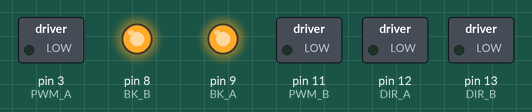
Bench run of a sketch on a simulated Arduino Uno, built with avr-gcc and run on an emulated ATmega328P. On the bench: switched loads named in the sketch (green lamp = pin HIGH), output pins drawn as LEDs (lit = HIGH).

Above: at 0.1 s.
At 5.1 s:
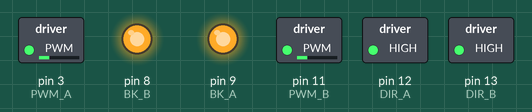
At 9.1 s:
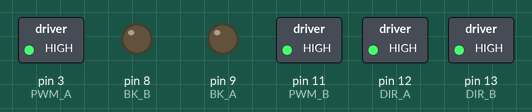
At 14.1 s:
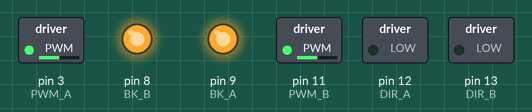
At 20.1 s:
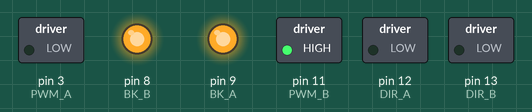
At 36.1 s:
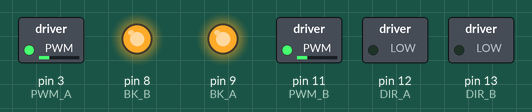
Timing chart, 0 to 40.0 s (numbered marks = the images above):
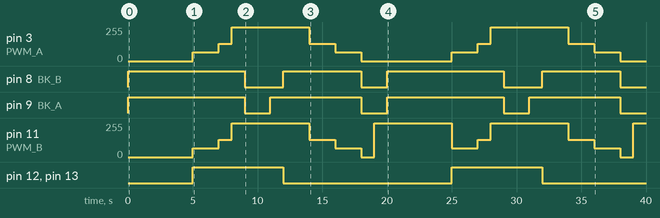

Measured:
- by itself, pin 8 (BK_B): LOW → HIGH at 0.00 s, → LOW 9.0 s later, → HIGH 3.0 s later, → LOW 6.0 s later, … (8 changes in this stretch)
- by itself, pin 9 (BK_A): LOW → HIGH at 0.00 s, → LOW 9.0 s later, → HIGH 2.0 s later, → LOW 7.0 s later, … (8 changes in this stretch)
- by itself, pin 12 (DIR_A), pin 13 (DIR_B): alternates HIGH for 7.0 s and LOW for 13.0 s
- by itself, pin 3 (PWM_A): 0/255 → 64/255 at 5.0 s, → 128/255 2.0 s later, → 255/255 1.0 s later, → 128/255 6.0 s later, … (12 changes in this stretch)
- by itself, pin 11 (PWM_B): 0/255 → 64/255 at 5.0 s, → 128/255 2.0 s later, → 255/255 1.0 s later, → 128/255 6.0 s later, … (14 changes in this stretch)

The sketch:

robot.ino
```cpp
int PWM_A = 3;
int DIR_A = 12;
int PWM_B = 11;
int DIR_B = 13;
int BK_A = 9;
int BK_B = 8;

void setup() {
  // Configure the A output
  pinMode (PWM_A, OUTPUT);  // Brake pin on channel A
  pinMode (DIR_A, OUTPUT);    // Direction pin on channel A
  pinMode (PWM_B, OUTPUT);  // Brake pin on channel B
  pinMode (DIR_B, OUTPUT);    // Direction pin on channel B
  pinMode (BK_A, OUTPUT);  // Brake pin on channel B
  pinMode (BK_B, OUTPUT);
}

void loop() {

// Set the outputs to run the motor forward
  digitalWrite (BK_A, HIGH);
  digitalWrite (BK_B, HIGH);

  delay (5000);

  digitalWrite (DIR_A, HIGH);   // setting direction to HIGH the motor will spin forward
  analogWrite (PWM_A, 64);     // Set the speed of the motor, 255 is the maximum value


  digitalWrite (DIR_B, HIGH);   // setting direction to HIGH the motor will spin forward
  analogWrite (PWM_B, 64);     // Set the speed of the motor, 255 is the maximum value
  delay (2000);

// SUBIR VELOCIDAD

  analogWrite (PWM_A, 128 );     // Set the speed of the motor to 0
  analogWrite (PWM_B, 128);     // Set the speed of the motor to 0
  delay (1000);

  analogWrite (PWM_A, 255);     // Set the speed of the motor to 0
  analogWrite (PWM_B, 255);     // Set the speed of the motor to 0
  delay (1000);

  digitalWrite (BK_A, LOW);
  digitalWrite (BK_B, LOW);
  delay(2000);

  //GIRAR HACIA B

  digitalWrite (BK_A, HIGH);
  analogWrite (PWM_A, 64);
    analogWrite (PWM_A, 128);
      analogWrite (PWM_A, 255);

  //PARAR

   digitalWrite (BK_B, LOW);
    delay(1000);

  digitalWrite (BK_A, HIGH);
  digitalWrite (BK_B, HIGH);

// Set the outputs to run the motor backward

  digitalWrite (DIR_A, LOW);    // now change the direction to backward setting LOW the DIR_A pin
  digitalWrite (DIR_B, LOW);    // now change the direction to backward setting LOW the DIR_A pin

  // now change the direction to backward setting LOW the DIR_A pin

  //BAJAR VELOCIDAD MARCHA ATRAS

  analogWrite (PWM_A, 255);     // Set the speed of the motor A
  analogWrite (PWM_B, 255);     // Set the speed of the motor B
  delay (2000);

  analogWrite (PWM_A, 128);     // Set the speed of the motor A
  analogWrite (PWM_B, 128);     // Set the speed of the motor B
  delay (2000);

  analogWrite (PWM_A, 64);     // Set the speed of the motor A
  analogWrite (PWM_B, 64);     // Set the speed of the motor B
   delay (2000);

   analogWrite (PWM_A, 0);     // Set the speed of the motor A
  analogWrite (PWM_B, 0);     // Set the speed of the motor B


   digitalWrite (BK_A, LOW);  // Stop motor A
   digitalWrite (BK_B, LOW);  // Stop motor B
   delay (1000);


    // GIRAR HACIA A


  digitalWrite (BK_B, HIGH); // Enable motor B
     analogWrite (PWM_B, 64);        // Speed of the motor B
        analogWrite (PWM_B, 128);     // Speed of the motor B
          analogWrite (PWM_B, 255);   // Speed of the motor B

  //PARAR

    digitalWrite (BK_B, LOW);  // Stop motor B
    delay(1000);


  // QUITAR FRENOS
    digitalWrite (BK_A,HIGH);
  digitalWrite (BK_B, HIGH);


}
```
